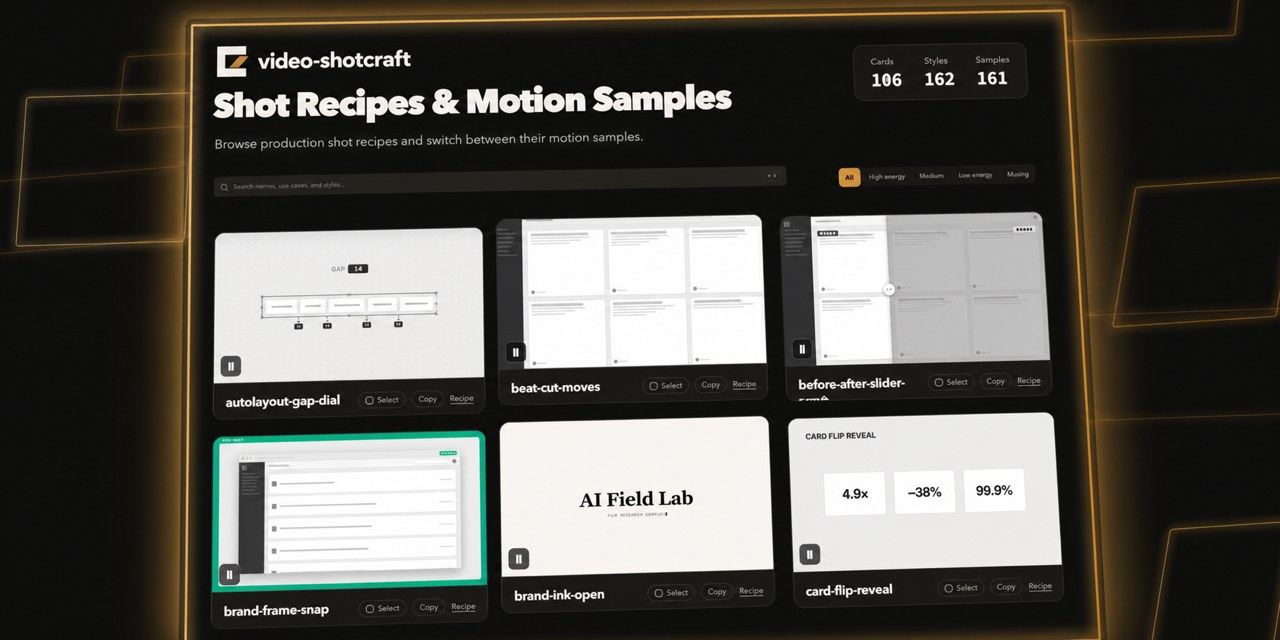
#> input picture .claude/skills/video-shotcraft/gallery/og-image.jpg, 1280 x 640 px
$ python shot1.py ../../.claude/skills/video-shotcraft/gallery/og-image.jpg ../../.claude/skills/video-shotcraft/gallery/og-image.jpg ../../.claude/skills/video-shotcraft/gallery/og-image.jpg
#> lines starting #> are read from the running program, lines starting #| are printed output that depends on the picture; after the words box and inside, x2 and y2 are one past the last pixel; in counts of white or black regions, pixels touching at a corner belong together
"""Scena 1 dello spot da foto reale: "foto viva" cinematica (9:16, 2160x3840, 24 fps).

- camera: lenta spinta in avanti con parallasse 2.5D (auto e cavalletti in primo piano
  si muovono più dello sfondo), micro-movimento a mano
- gancio: buio totale, la luce si accende con due sfarfallii
- atmosfera: fumo che scorre, polvere che galleggia nel fascio, lampada arancione che tremola
- finitura: grana, vignettatura

Uso: python3 shot1.py <foto.jpg> <out_dir>   (scrive i fotogrammi PNG)
"""
import os
import sys

import cv2
import numpy as np

SRC, OUT = sys.argv[1], sys.argv[2]
FPS, DUR = 24, 5.0
OW, OH = 2160, 3840
os.makedirs(OUT, exist_ok=True)

img = cv2.imread(SRC).astype(np.float32) / 255.0
h0, w0 = img.shape[:2]
#> h0 = 640; w0 = 1280
k = OW / w0  # scala sorgente -> uscita
#> k = 1.69
S = cv2.resize(img, (OW, int(round(h0 * k))), interpolation=cv2.INTER_LANCZOS4)
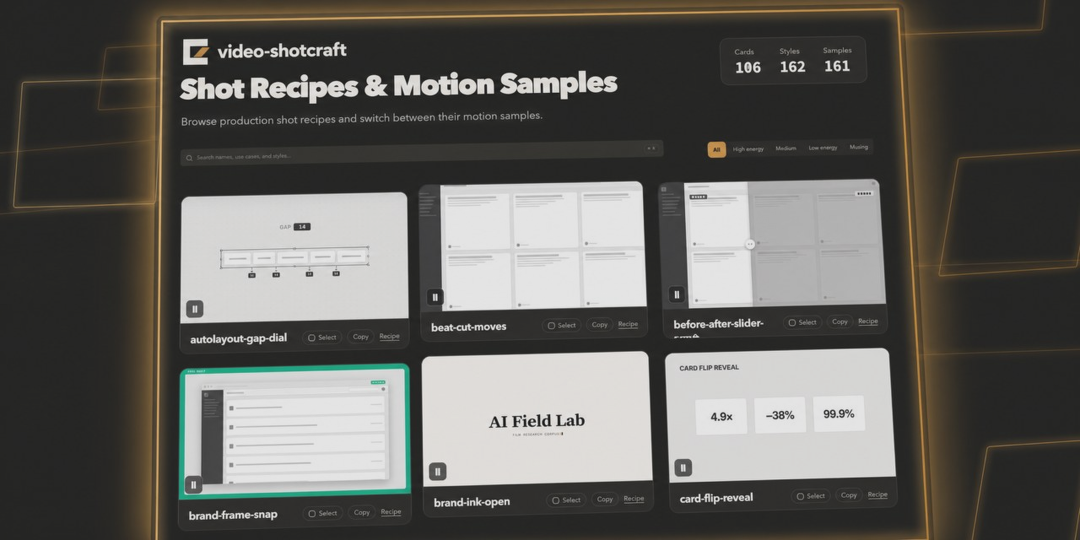
#> S: shape (1080, 2160, 3) float32 (shown at 1/2 size); mean B, G, R 0.321, 0.342, 0.351; drawn with min black and max white
SH = S.shape[0]
#> SH = 1080
# leggera nitidezza dopo l'ingrandimento
blur = cv2.GaussianBlur(S, (0, 0), 2.0)
S = np.clip(S * 1.35 - blur * 0.35, 0, 1)


def poly_mask(pts, feather):
#> called with feather = 6
    m = np.zeros((SH, OW), np.float32)
    cv2.fillPoly(m, [np.array([[x * k, y * k] for x, y in pts], np.int32)], 1.0)
#> m: shape (1080, 2160) float32; every value is 0
    return cv2.GaussianBlur(m, (0, 0), feather)


# primo piano: scocca + cavalletti (coordinate della foto originale 1116x2000)
car = [(318, 1316), (600, 1312), (705, 1338), (760, 1418), (905, 1458), (910, 1530), (948, 1530),
       (1040, 1640), (1010, 1662), (905, 1708), (700, 1692), (700, 1655), (560, 1578), (330, 1632),
       (185, 1622), (185, 1600), (240, 1505), (290, 1490), (290, 1420)]
FLOOR = [(150, 1480), (1070, 1480), (1090, 1740), (130, 1740)]  # ombra e pavimento sotto l'auto
FG = np.maximum(poly_mask(car, 6), poly_mask(FLOOR, 45))[..., None]
# sfondo senza auto: l'area dell'auto viene ricostruita (inpainting) così non spuntano doppioni
_m0 = np.zeros((h0, w0), np.uint8)
cv2.fillPoly(_m0, [np.array(car, np.int32)], 255)
#> _m0: shape (640, 1280); every value is 0
cv2.fillPoly(_m0, [np.array(FLOOR, np.int32)], 255)
_m0 = cv2.dilate(_m0, np.ones((25, 25), np.uint8))
_bg0 = cv2.inpaint((img * 255).astype(np.uint8), _m0, 12, cv2.INPAINT_TELEA).astype(np.float32) / 255.0
S_BG = cv2.resize(_bg0, (OW, SH), interpolation=cv2.INTER_LANCZOS4)
# fascio di luce
BEAM = poly_mask([(10, 20), (100, 10), (800, 1250), (230, 1340)], 60)
#> call 3 of poly_mask, with feather = 60
#> in poly_mask (call 3), `cv2.fillPoly(m, [np.array([[x * k, y * k] for x, y in pts], np.int32)]..`:
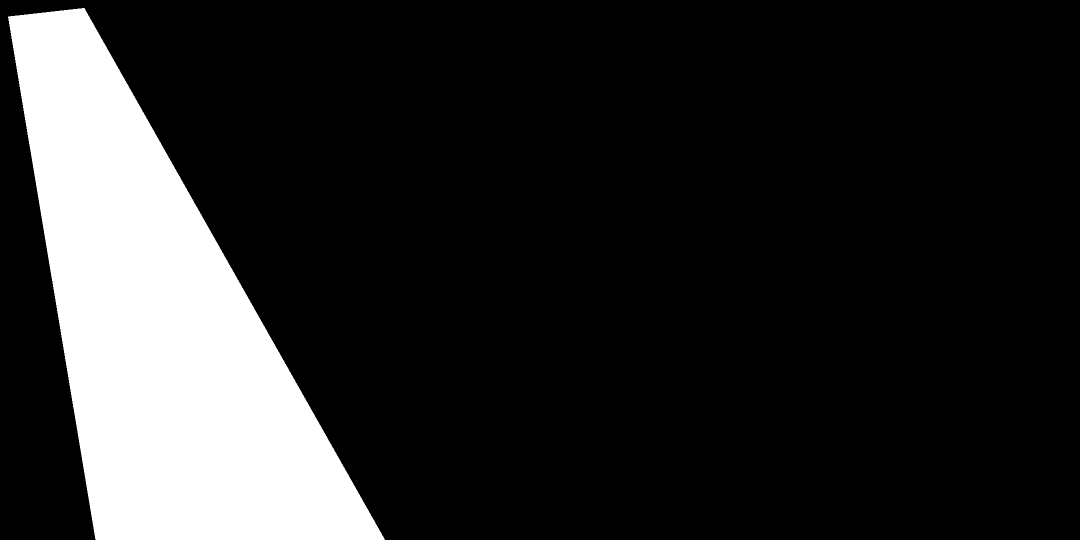
#> m: shape (1080, 2160) float32 (shown at 1/2 size); values 0 (black) and 1 (white), 16.7% white; 1 white region, box (x1, y1, x2, y2) and area: (16, 16, 770, 1080) 389611
# fascia di fumo esistente
yy = np.linspace(0, 1, SH)[:, None] * np.ones((1, OW))
BAND = np.exp(-((yy * h0 - 1050) / 330) ** 2).astype(np.float32)
LAMP = (855 * k, 1372 * k)
#> LAMP = (1442.8, 2315.2)

# texture di rumore per il fumo (precalcolata, poi fatta scorrere)
rng = np.random.default_rng(3)


def noise_tex(size, sigma):
    n = rng.standard_normal((size, size)).astype(np.float32)
    n = cv2.GaussianBlur(np.tile(n, (3, 3)), (0, 0), sigma)[size:2 * size, size:2 * size]  # bordi che si ripetono
    n = (n - n.min()) / (n.max() - n.min())
    return n


NT1, NT2 = noise_tex(512, 18), noise_tex(512, 7)


def smoke_field(t):
    small = np.zeros((SH // 8, OW // 8), np.float32)
    hs, ws = small.shape
    ys, xs = np.mgrid[0:hs, 0:ws].astype(np.float32)
    a = cv2.remap(NT1, (xs * 1.0 + t * 9) % 512, (ys * 1.0 - t * 4) % 512, cv2.INTER_LINEAR)
    b = cv2.remap(NT2, (xs * 2.0 - t * 15) % 512, (ys * 2.0 - t * 7) % 512, cv2.INTER_LINEAR)
    f = np.clip((0.65 * a + 0.35 * b - 0.42) * 2.4, 0, 1) ** 1.5
    return cv2.resize(f, (OW, SH), interpolation=cv2.INTER_CUBIC)


# polvere nel fascio: particelle in coordinate sorgente (ingrandite)
NP = 260
px = rng.uniform(0, 820, NP) * k
py = rng.uniform(40, 1350, NP) * k
pr = rng.uniform(1.2, 3.6, NP) * (k / 1.9)
pph = rng.uniform(0, 6.28, NP)
pv = rng.uniform(4, 16, NP)


def ease(x):
    x = min(1.0, max(0.0, x))
    return x * x * (3 - 2 * x)


def affine(scale, cx, cy, dx, dy):
    return np.float32([[scale, 0, (1 - scale) * cx + dx], [0, scale, (1 - scale) * cy + dy]])


def light_level(t):
    """Gancio: buio, poi la luce si accende con due sfarfallii."""
    if t < 0.35:
        return 0.0
    if t < 0.42:
        return 1.0
    if t < 0.50:
        return 0.08
    if t < 0.56:
        return 0.7
    if t < 0.62:
        return 0.25
    return 1.0


frames = int(FPS * DUR)
yy_out = (np.arange(OH) - OH / 2)[:, None] / (OH / 2)
xx_out = (np.arange(OW) - OW / 2)[None, :] / (OW / 2)
VIG = np.clip(1 - 0.35 * (xx_out ** 2 + yy_out ** 2) ** 1.4, 0, 1).astype(np.float32)[..., None]
crop_y0 = (SH - OH) // 2
#> crop_y0 = -1380

#> (the run stopped early here; a loop or call above may not have finished)
